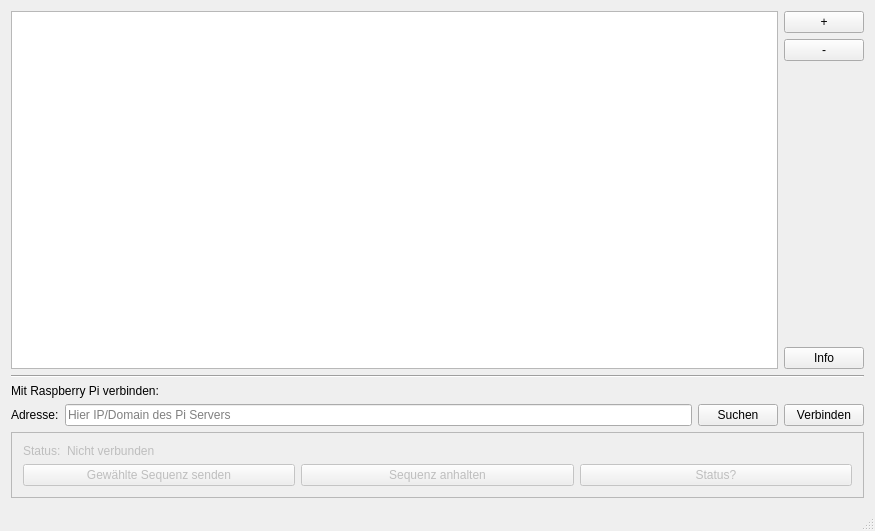
<?xml version="1.0" encoding="UTF-8"?>
<!--
   Copyright (C) 2016 Anton Haubner <anton.haubner@outlook.de>

   This file is part of the PiGPIOSequence Designer program.

   PiGPIOSequence Designer is free software: you can redistribute it and/or modify
   it under the terms of the GNU Affero General Public License as published by
   the Free Software Foundation, either version 3 of the License, or
   (at your option) any later version.

   PiGPIOSequence Designer is distributed in the hope that it will be useful,
   but WITHOUT ANY WARRANTY; without even the implied warranty of
   MERCHANTABILITY or FITNESS FOR A PARTICULAR PURPOSE.  See the
   GNU Affero General Public License for more details.

   You should have received a copy of the GNU Affero General Public License
   along with PiGPIOSequence Designer.  If not, see <http://www.gnu.org/licenses/>.
-->

<ui version="4.0">
 <class>MainWindow</class>
 <widget class="QMainWindow" name="MainWindow">
  <property name="geometry">
   <rect>
    <x>0</x>
    <y>0</y>
    <width>875</width>
    <height>531</height>
   </rect>
  </property>
  <property name="windowTitle">
   <string>PiGPIO Designer</string>
  </property>
  <widget class="QWidget" name="centralWidget">
   <layout class="QVBoxLayout" name="verticalLayout_2">
    <item>
     <layout class="QHBoxLayout" name="horizontalLayout_2">
      <item>
       <widget class="QListWidget" name="ParallelSequencesListWidget"/>
      </item>
      <item>
       <layout class="QVBoxLayout" name="verticalLayout">
        <item>
         <widget class="QPushButton" name="AddSequenceButton">
          <property name="text">
           <string>+</string>
          </property>
         </widget>
        </item>
        <item>
         <widget class="QPushButton" name="RemoveSequenceButton">
          <property name="text">
           <string>-</string>
          </property>
         </widget>
        </item>
        <item>
         <spacer name="verticalSpacer">
          <property name="orientation">
           <enum>Qt::Vertical</enum>
          </property>
          <property name="sizeHint" stdset="0">
           <size>
            <width>20</width>
            <height>40</height>
           </size>
          </property>
         </spacer>
        </item>
        <item>
         <widget class="QPushButton" name="InfoButton">
          <property name="text">
           <string>Info</string>
          </property>
         </widget>
        </item>
       </layout>
      </item>
     </layout>
    </item>
    <item>
     <widget class="Line" name="line">
      <property name="orientation">
       <enum>Qt::Horizontal</enum>
      </property>
     </widget>
    </item>
    <item>
     <widget class="QLabel" name="label">
      <property name="text">
       <string>Mit Raspberry Pi verbinden:</string>
      </property>
     </widget>
    </item>
    <item>
     <layout class="QHBoxLayout" name="horizontalLayout">
      <item>
       <widget class="QLabel" name="label_2">
        <property name="text">
         <string>Adresse:</string>
        </property>
       </widget>
      </item>
      <item>
       <widget class="QLineEdit" name="IPInput">
        <property name="text">
         <string/>
        </property>
        <property name="placeholderText">
         <string>Hier IP/Domain des Pi Servers</string>
        </property>
       </widget>
      </item>
      <item>
       <widget class="QPushButton" name="FindIPButton">
        <property name="text">
         <string>Suchen</string>
        </property>
       </widget>
      </item>
      <item>
       <widget class="QPushButton" name="ConnectButton">
        <property name="text">
         <string>Verbinden</string>
        </property>
       </widget>
      </item>
     </layout>
    </item>
    <item>
     <widget class="QFrame" name="ConnectionFrame">
      <property name="enabled">
       <bool>false</bool>
      </property>
      <property name="frameShape">
       <enum>QFrame::StyledPanel</enum>
      </property>
      <property name="frameShadow">
       <enum>QFrame::Raised</enum>
      </property>
      <layout class="QVBoxLayout" name="verticalLayout_3">
       <item>
        <layout class="QFormLayout" name="formLayout">
         <item row="0" column="0">
          <widget class="QLabel" name="label_3">
           <property name="text">
            <string>Status:</string>
           </property>
          </widget>
         </item>
         <item row="0" column="1">
          <widget class="QLabel" name="ClientStatusLabel">
           <property name="text">
            <string>Nicht verbunden</string>
           </property>
          </widget>
         </item>
        </layout>
       </item>
       <item>
        <layout class="QGridLayout" name="gridLayout">
         <item row="0" column="1">
          <widget class="QPushButton" name="SequenceStopButton">
           <property name="text">
            <string>Sequenz anhalten</string>
           </property>
          </widget>
         </item>
         <item row="0" column="0">
          <widget class="QPushButton" name="SendButton">
           <property name="text">
            <string>Gewählte Sequenz senden</string>
           </property>
          </widget>
         </item>
         <item row="0" column="2">
          <widget class="QPushButton" name="StatusRequestButton">
           <property name="text">
            <string>Status?</string>
           </property>
          </widget>
         </item>
        </layout>
       </item>
      </layout>
     </widget>
    </item>
   </layout>
  </widget>
  <widget class="QMenuBar" name="menuBar">
   <property name="geometry">
    <rect>
     <x>0</x>
     <y>0</y>
     <width>875</width>
     <height>25</height>
    </rect>
   </property>
  </widget>
  <widget class="QStatusBar" name="statusBar"/>
 </widget>
 <layoutdefault spacing="6" margin="11"/>
 <resources/>
 <connections/>
</ui>
